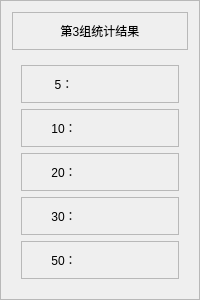
       <widget class="QFrame" name="frame_30">
        <property name="frameShape">
         <enum>QFrame::StyledPanel</enum>
        </property>
        <property name="frameShadow">
         <enum>QFrame::Raised</enum>
        </property>
        <layout class="QGridLayout" name="gridLayout_62">
         <item row="0" column="0">
          <widget class="QFrame" name="frame11">
           <property name="maximumSize">
            <size>
             <width>16777215</width>
             <height>50</height>
            </size>
           </property>
           <property name="frameShape">
            <enum>QFrame::StyledPanel</enum>
           </property>
           <property name="frameShadow">
            <enum>QFrame::Raised</enum>
           </property>
           <layout class="QGridLayout" name="gridLayout_32">
            <item row="0" column="0">
             <widget class="QLabel" name="label_47">
              <property name="text">
               <string>第3组统计结果</string>
              </property>
              <property name="alignment">
               <set>Qt::AlignCenter</set>
              </property>
             </widget>
            </item>
           </layout>
          </widget>
         </item>
         <item row="1" column="0">
          <widget class="QWidget" name="widget_5" native="true">
           <layout class="QGridLayout" name="gridLayout_33">
            <item row="0" column="0">
             <widget class="QFrame" name="frame_32">
              <property name="frameShape">
               <enum>QFrame::StyledPanel</enum>
              </property>
              <property name="frameShadow">
               <enum>QFrame::Raised</enum>
              </property>
              <layout class="QGridLayout" name="gridLayout_34">
               <item row="0" column="0">
                <widget class="QLabel" name="label_48">
                 <property name="layoutDirection">
                  <enum>Qt::LeftToRight</enum>
                 </property>
                 <property name="text">
                  <string>5：</string>
                 </property>
                 <property name="alignment">
                  <set>Qt::AlignCenter</set>
                 </property>
                </widget>
               </item>
               <item row="0" column="1">
                <widget class="QLabel" name="label3_1">
                 <property name="text">
                  <string/>
                 </property>
                 <property name="alignment">
                  <set>Qt::AlignCenter</set>
                 </property>
                </widget>
               </item>
              </layout>
             </widget>
            </item>
            <item row="1" column="0">
             <widget class="QFrame" name="frame_33">
              <property name="frameShape">
               <enum>QFrame::StyledPanel</enum>
              </property>
              <property name="frameShadow">
               <enum>QFrame::Raised</enum>
              </property>
              <layout class="QGridLayout" name="gridLayout_35">
               <item row="0" column="0">
                <widget class="QLabel" name="label_50">
                 <property name="text">
                  <string>10：</string>
                 </property>
                 <property name="alignment">
                  <set>Qt::AlignCenter</set>
                 </property>
                </widget>
               </item>
               <item row="0" column="1">
                <widget class="QLabel" name="label3_2">
                 <property name="text">
                  <string/>
                 </property>
                 <property name="alignment">
                  <set>Qt::AlignCenter</set>
                 </property>
                </widget>
               </item>
              </layout>
             </widget>
            </item>
            <item row="2" column="0">
             <widget class="QFrame" name="frame_34">
              <property name="frameShape">
               <enum>QFrame::StyledPanel</enum>
              </property>
              <property name="frameShadow">
               <enum>QFrame::Raised</enum>
              </property>
              <layout class="QGridLayout" name="gridLayout_36">
               <item row="0" column="0">
                <widget class="QLabel" name="label_52">
                 <property name="text">
                  <string>20：</string>
                 </property>
                 <property name="alignment">
                  <set>Qt::AlignCenter</set>
                 </property>
                </widget>
               </item>
               <item row="0" column="1">
                <widget class="QLabel" name="label3_3">
                 <property name="text">
                  <string/>
                 </property>
                 <property name="alignment">
                  <set>Qt::AlignCenter</set>
                 </property>
                </widget>
               </item>
              </layout>
             </widget>
            </item>
            <item row="3" column="0">
             <widget class="QFrame" name="frame_35">
              <property name="frameShape">
               <enum>QFrame::StyledPanel</enum>
              </property>
              <property name="frameShadow">
               <enum>QFrame::Raised</enum>
              </property>
              <layout class="QGridLayout" name="gridLayout_37">
               <item row="0" column="0">
                <widget class="QLabel" name="label_54">
                 <property name="text">
                  <string>30：</string>
                 </property>
                 <property name="alignment">
                  <set>Qt::AlignCenter</set>
                 </property>
                </widget>
               </item>
               <item row="0" column="1">
                <widget class="QLabel" name="label3_4">
                 <property name="text">
                  <string/>
                 </property>
                 <property name="alignment">
                  <set>Qt::AlignCenter</set>
                 </property>
                </widget>
               </item>
              </layout>
             </widget>
            </item>
            <item row="4" column="0">
             <widget class="QFrame" name="frame_36">
              <property name="frameShape">
               <enum>QFrame::StyledPanel</enum>
              </property>
              <property name="frameShadow">
               <enum>QFrame::Raised</enum>
              </property>
              <layout class="QGridLayout" name="gridLayout_38">
               <item row="0" column="0">
                <widget class="QLabel" name="label_56">
                 <property name="text">
                  <string>50：</string>
                 </property>
                 <property name="alignment">
                  <set>Qt::AlignCenter</set>
                 </property>
                </widget>
               </item>
               <item row="0" column="1">
                <widget class="QLabel" name="label3_5">
                 <property name="text">
                  <string/>
                 </property>
                 <property name="alignment">
                  <set>Qt::AlignCenter</set>
                 </property>
                </widget>
               </item>
              </layout>
             </widget>
            </item>
           </layout>
          </widget>
         </item>
        </layout>
       </widget>
